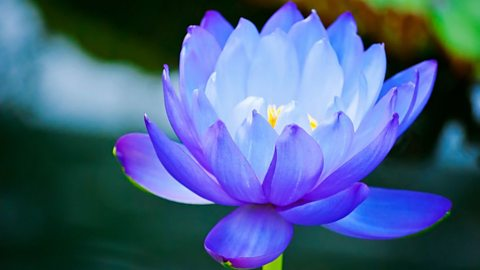
#> input picture flower.jpg, 480 x 270 px
$ jupyter execute --allow-errors imageprocessing.ipynb   (shell and % lines are left out)
#> lines starting #> are read from the running program, lines starting #| are printed output that depends on the picture; after the words box and inside, x2 and y2 are one past the last pixel; in counts of white or black regions, pixels touching at a corner belong together
[cell 1]
import pandas as pd
import numpy as np
import matplotlib.pyplot as plt

[cell 2]
from tensorflow.keras.datasets import cifar10

#> (a cell that did not finish here is left out)

#> (a cell that did not finish here is left out)

#> (a cell that did not finish here is left out)

#> (a cell that did not finish here is left out)

#> (a cell that did not finish here is left out)

[cell 8]
import matplotlib.pyplot as plt
plt.figure(figsize=(40,40))

num_images = 20
#> (the rest of this cell did not finish here and is left out)

#> (a cell that did not finish here is left out)

#> (a cell that did not finish here is left out)

[cell 11]
import cv2
import numpy as np
from google.colab.patches import cv2_imshow
# read a image using imread
img = cv2.imread('flower.jpg',0)
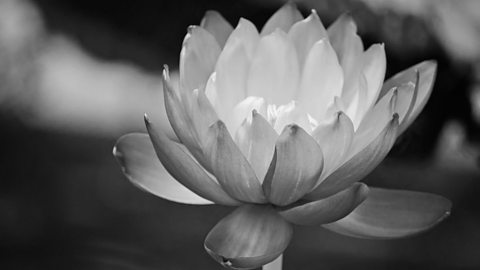
#> img: shape (270, 480); min 0, max 250, mean 93.4
cv2_imshow(img)

[cell 12]
import matplotlib.pyplot as plt

# creating a Histograms Equalization
# of a image using cv2.equalizeHist()
equ = cv2.equalizeHist(img)
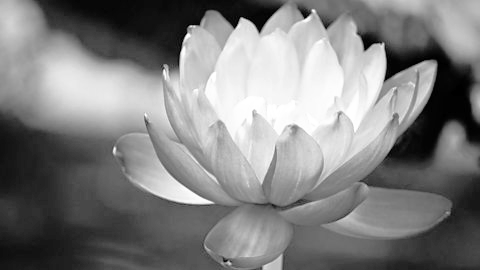
#> equ: shape (270, 480); min 0, max 255, mean 128.2
cv2_imshow(equ)

#> (a cell that did not finish here is left out)

[cell 14]
# set up image augmentation
from tensorflow.keras.preprocessing.image import ImageDataGenerator

#> (the rest of this cell did not finish here and is left out)

#> (a cell that did not finish here is left out)

[cell 16]
import cv2
from google.colab.patches import cv2_imshow
image = cv2.imread('download.jpg')
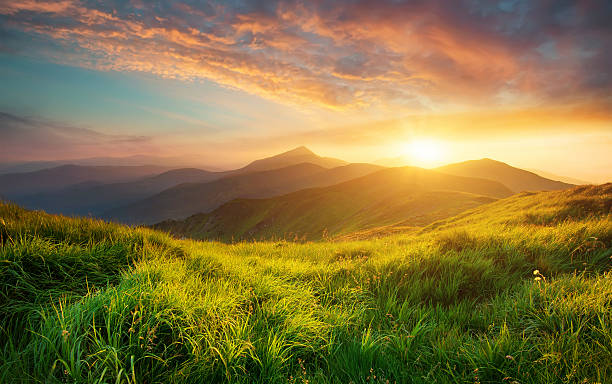
#> input picture download.jpg, 612 x 384 px
#> image is the input picture: shape (384, 612, 3); mean B, G, R 66.6, 117.5, 134.5
threshold_value = 120
max_val = 255
ret, image = cv2.threshold(image, threshold_value, max_val, cv2.THRESH_BINARY)
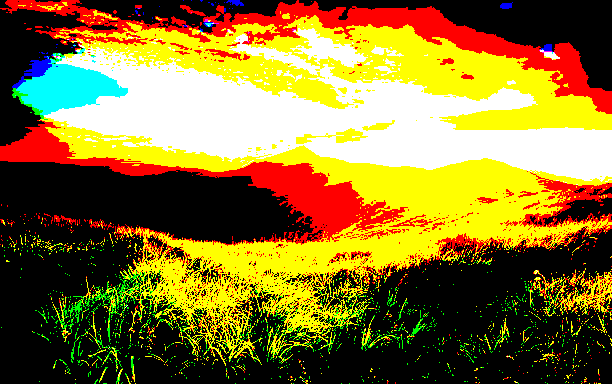
#> image: shape (384, 612, 3); mean B, G, R 45.8, 115.4, 137.5
#> ret = 120
cv2_imshow(image)

[cell 17]
import cv2 as cv
import numpy as np
from matplotlib import pyplot as plt
img = cv.imread('download.jpg',0)
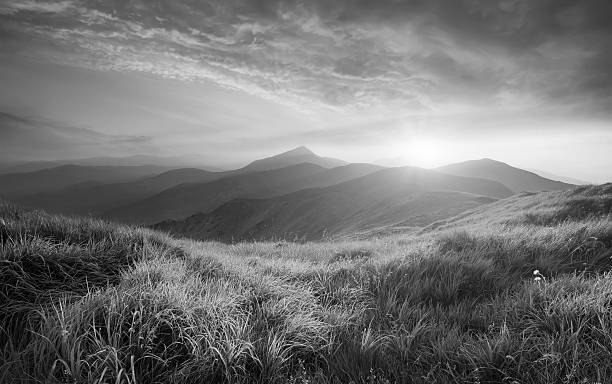
#> img: shape (384, 612); min 0, max 255, mean 116.6
ret,thresh1 = cv.threshold(img,127,255,cv.THRESH_BINARY)
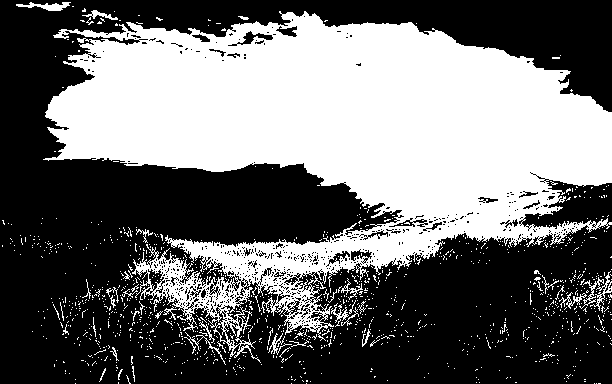
#> thresh1: shape (384, 612); 42.7% white; 1156 white regions (1116 under 20 px), largest, box (x1, y1, x2, y2) and area: (43, 11, 612, 363) 95275, (579, 271, 612, 311) 312, (16, 2, 71, 11) 239
ret,thresh2 = cv.threshold(img,127,255,cv.THRESH_BINARY_INV)
ret,thresh3 = cv.threshold(img,127,255,cv.THRESH_TRUNC)
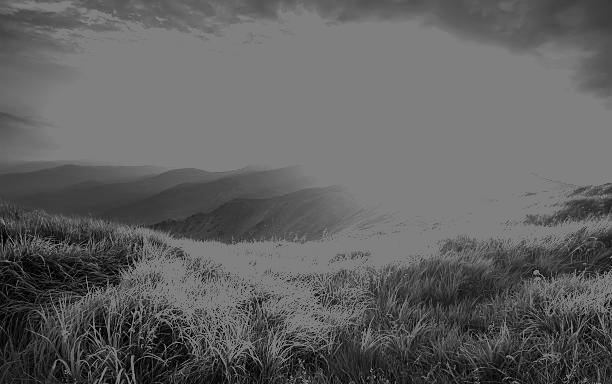
#> thresh3: shape (384, 612); min 0, max 127, mean 97.4
ret,thresh4 = cv.threshold(img,127,255,cv.THRESH_TOZERO)
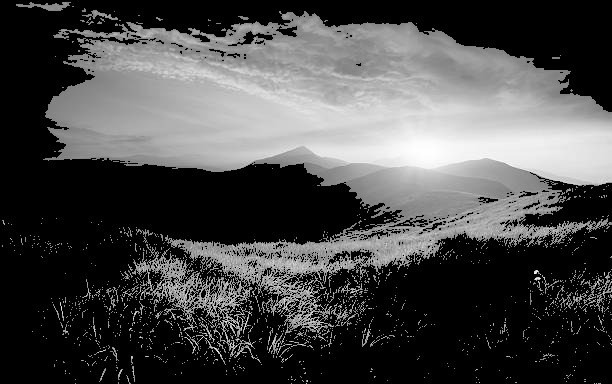
#> thresh4: shape (384, 612); min 0, max 255, mean 73.4
ret,thresh5 = cv.threshold(img,127,255,cv.THRESH_TOZERO_INV)
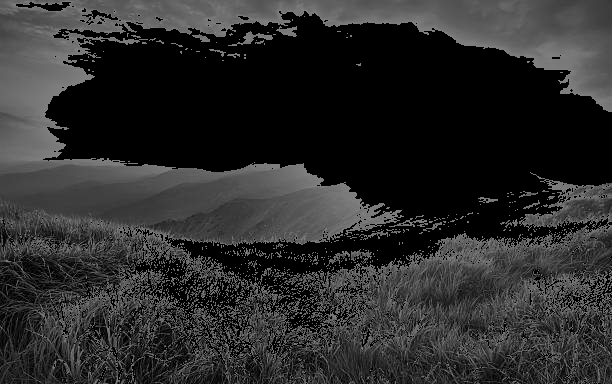
#> thresh5: shape (384, 612); min 0, max 127, mean 43.2
titles = ['Original Image','BINARY','BINARY_INV','TRUNC','TOZERO','TOZERO_INV']
images = [img, thresh1, thresh2, thresh3, thresh4, thresh5]
for i in range(6):
    plt.subplot(2,3,i+1),plt.imshow(images[i],'gray',vmin=0,vmax=255)
    plt.title(titles[i])
    plt.xticks([]),plt.yticks([])
plt.show()

[cell 18]
import cv2
import numpy as np
import matplotlib.pyplot as plt
# read the image
image = cv2.imread("flower.jpg")
#> image is the input picture: shape (270, 480, 3); mean B, G, R 134.5, 96.6, 71.5
cv2_imshow(image)

[cell 19]
# convert it to grayscale
gray = cv2.cvtColor(image, cv2.COLOR_BGR2GRAY)
# show the grayscale image
plt.imshow(gray, cmap="gray")
plt.show()

[cell 20]
# perform the canny edge detector to detect image edges
edges = cv2.Canny(gray, threshold1=30, threshold2=100)
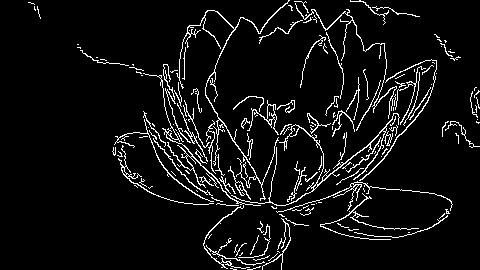
#> edges: shape (270, 480); 6.3% white in thin lines or dots
cv2_imshow(edges)
